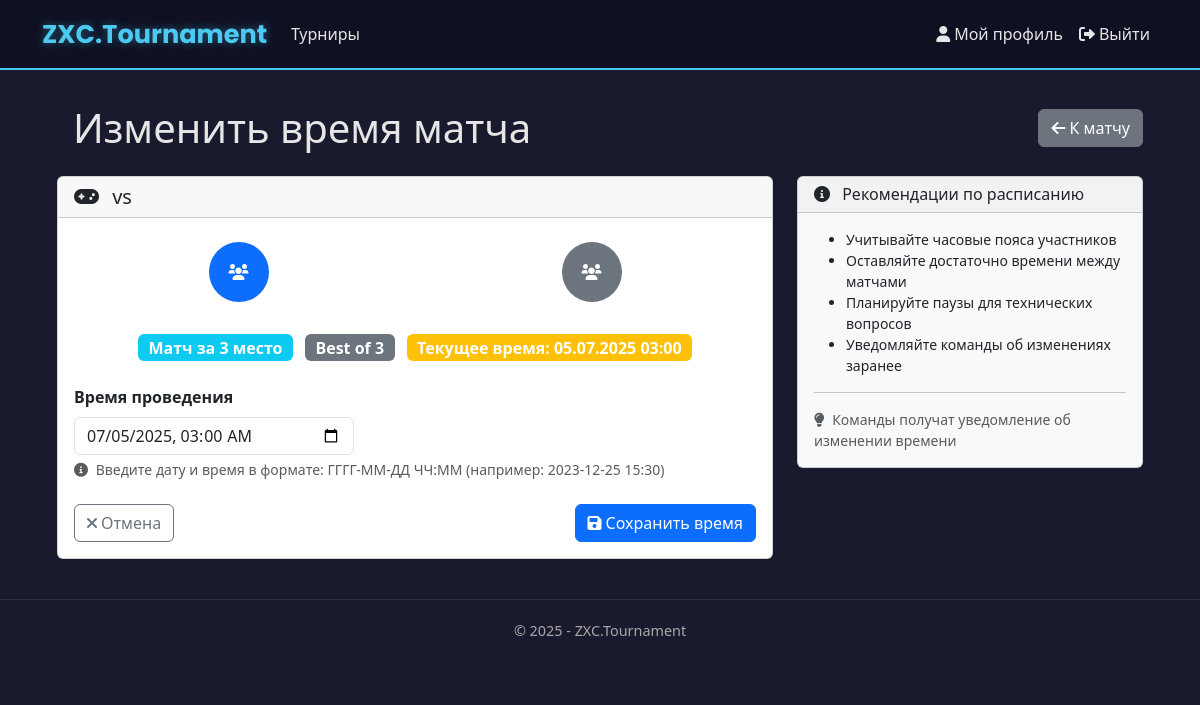
Before: /tournaments/2/matches/3/schedule/ (signed in) with the older database file.
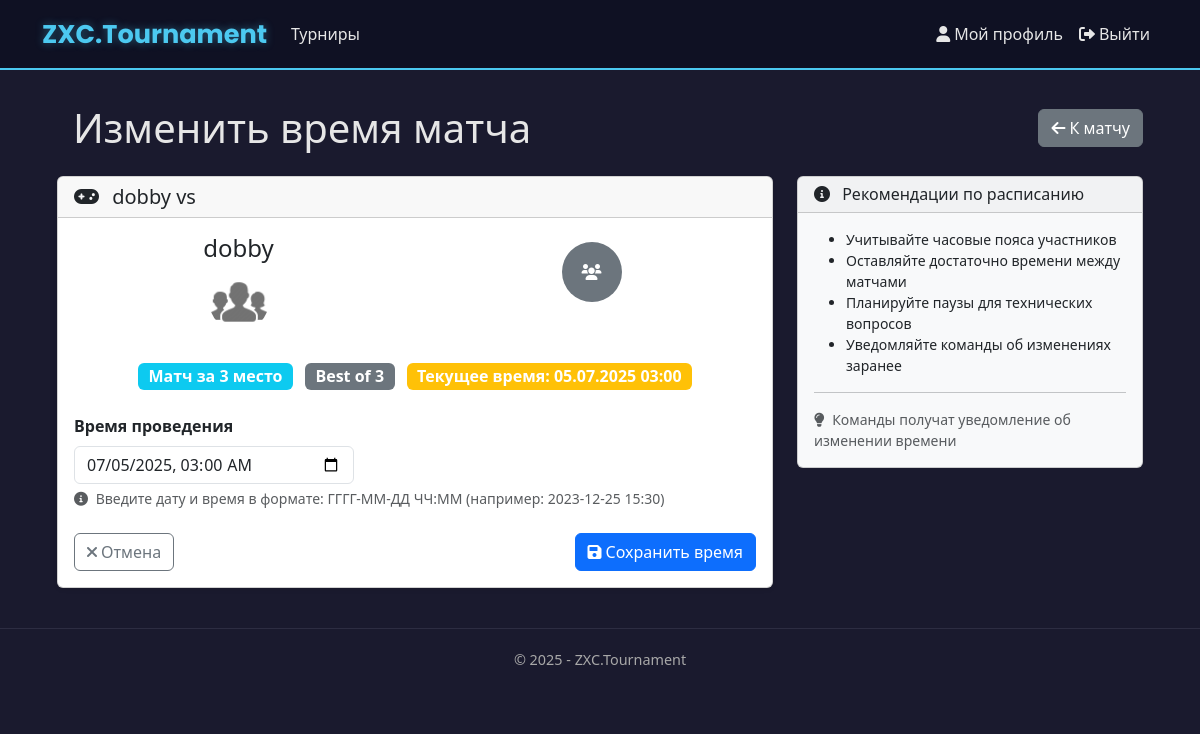
After: the same page with the newer database file.
### app/models.py (models this page shows, shortened)
class BracketMatch(models.Model):
    stage = models.ForeignKey(BracketStage, on_delete=models.CASCADE, related_name='matches')
    team1 = models.ForeignKey(Team, on_delete=models.CASCADE, related_name='team1_matches', null=True, blank=True)
    team2 = models.ForeignKey(Team, on_delete=models.CASCADE, related_name='team2_matches', null=True, blank=True)
    winner = models.ForeignKey(Team, on_delete=models.SET_NULL, null=True, blank=True, related_name='won_matches')
    team1_score = models.PositiveIntegerField(default=0)
    team2_score = models.PositiveIntegerField(default=0)
    order = models.PositiveIntegerField()
    scheduled_time = models.DateTimeField(null=True, blank=True)
    is_completed = models.BooleanField(default=False)
    is_bye = models.BooleanField(default=False)
    class Meta:
        ordering = ['order']
        verbose_name = 'Матч турнирной сетки'
        verbose_name_plural = 'Матчи турнирной сетки'

class BracketStage(models.Model):
    STAGE_TYPE_CHOICES = [
        ('upper', 'Верхняя сетка'),
        ('lower', 'Нижняя сетка'),
        ('final', 'Финал'),
        ('third_place', 'Матч за 3 место'),
        ('normal', 'Обычный этап'),
    ]
    bracket = models.ForeignKey(TournamentBracket, on_delete=models.CASCADE, related_name='stages')
    name = models.CharField(max_length=100)
    format = models.CharField(max_length=3, choices=TournamentBracket.FORMAT_CHOICES, default='BO3')
    stage_type = models.CharField(max_length=20, choices=STAGE_TYPE_CHOICES, default='normal')
    order = models.PositiveIntegerField()
    scheduled_time = models.DateTimeField(null=True, blank=True, verbose_name="Запланированное время")
    is_completed = models.BooleanField(default=False)
    class Meta:
        ordering = ['order']
        verbose_name = 'Этап турнира'
        verbose_name_plural = 'Этапы турнира'

class Team(models.Model):
    name = models.CharField(
        max_length=20,
        unique=True,
        verbose_name="Название команды",
        error_messages={
            'unique': "Команда с таким названием уже существует"
        }
    )
    avatar = models.ImageField(
        upload_to='team_avatars/',
        default='team_avatars/default_team.jpg',
        blank=True,
        null=True,
        verbose_name="Аватар команды"
    )
    captain = models.ForeignKey(
        User,
        on_delete=models.CASCADE,
        related_name='captained_teams',
        verbose_name="Капитан"
    )
    members = models.ManyToManyField(
        User,
        related_name='teams',
        blank=True,
        verbose_name="Участники"
    )
    created_at = models.DateTimeField(
        auto_now_add=True,
        verbose_name="Дата создания"
    )
    invite_code = models.CharField(
        max_length=32,
        unique=True,
        verbose_name="Код приглашения"
    )
    class Meta:
        verbose_name = 'Команда'
        verbose_name_plural = 'Команды'
        ordering = ['-created_at']

### app/views.py (the view)
# urls.py: path('tournaments/<int:tournament_id>/matches/<int:match_id>/schedule/', views.edit_match_schedule, name='edit_match_schedule'),
@login_required
def edit_match_schedule(request, tournament_id, match_id):
    tournament = get_object_or_404(Tournament, id=tournament_id)
    if not tournament.is_creator(request.user):
        messages.error(request, 'Только создатель турнира может изменять расписание')
        return redirect('tournament_detail', tournament_id=tournament.id)
    match = None
    match_type = None
    try:
        match = BracketMatch.objects.get(id=match_id, stage__bracket__tournament=tournament)
        match_type = 'bracket'
    except BracketMatch.DoesNotExist:
        try:
            match = RoundRobinMatch.objects.get(id=match_id, table__tournament=tournament)
            match_type = 'round_robin'
        except RoundRobinMatch.DoesNotExist:
            messages.error(request, 'Матч не найден')
            return redirect('tournament_detail', tournament_id=tournament.id)
    if match.is_completed:
        messages.error(request, 'Нельзя изменить время уже сыгранного матча')
        return redirect('match_detail', tournament_id=tournament.id, match_id=match.id)
    if request.method == 'POST':
        form = MatchScheduleForm(request.POST)
        if form.is_valid():
            match.scheduled_time = form.cleaned_data['scheduled_time']
            match.save()
            messages.success(request, 'Время матча успешно обновлено')
            return redirect('match_detail', tournament_id=tournament.id, match_id=match.id)
    else:
        form = MatchScheduleForm(initial={'scheduled_time': match.scheduled_time})
    return render(request, 'app/tournaments/matches/edit_match_schedule.html', {
        'form': form,
        'tournament': tournament,
        'match': match,
        'match_type': match_type,
        'year': datetime.now().year,
    })

### app/forms.py (shortened to what this page needs)
class MatchScheduleForm(forms.Form):
    scheduled_time = forms.DateTimeField(
        label='Время проведения',
        widget=forms.DateTimeInput(attrs={
            'type': 'datetime-local',
            'class': 'form-control'
        }),
        required=True
    )

### app/models.py (called while the page is built)
    def is_creator(self, user):
        return self.creator == user

### app/templates/app/tournaments/matches/edit_match_schedule.html (shortened to what the changed rows need)
{% extends "app/layout.html" %}
{% block content %}
<div class="container mt-4">
    <div class="d-flex justify-content-between align-items-center mb-4">
        <div class="d-flex align-items-center">
            <h1 class="mb-0">Изменить время матча</h1>
        </div>
    </div>
    <div class="row justify-content-center">
        <div class="col-md-8">
            <div class="card shadow-sm">
                <div class="card-header">
                    <h5 class="mb-0">
                        <i class="fas fa-gamepad me-2"></i>
                        {{ match.team1.name }} vs {{ match.team2.name }}
                    </h5>
                </div>
                <div class="card-body">
                    <div class="row mb-4">
                        <div class="col-md-6">
                            <div class="text-center">
                                <h4>{{ match.team1.name }}</h4>
                                {% if match.team1.avatar %}
                                <img src="{{ match.team1.avatar.url }}"
                                     alt="{{ match.team1.name }}"
                                     class="rounded-circle mb-2"
                                     width="60" height="60">
                                {% else %}
                                <div class="bg-primary rounded-circle mx-auto mb-2 d-flex align-items-center justify-content-center"
                                     style="width: 60px; height: 60px;">
                                    <i class="fas fa-users text-white"></i>
                                </div>
                                {% endif %}
                            </div>
                        </div>
                    </div>
                    <div class="text-center mb-4">
                        {% if match_type == 'bracket' %}
                        <span class="badge bg-info fs-6">{{ match.stage.name }}</span>
                        <span class="badge bg-secondary fs-6 ms-2">{{ match.stage.get_format_display }}</span>
                        {% else %}
                        <span class="badge bg-success fs-6">Round Robin</span>
                        {% endif %}
                        {% if match.scheduled_time %}
                        <span class="badge bg-warning fs-6 ms-2">
                            Текущее время: {{ match.scheduled_time|date:"d.m.Y H:i" }}
                        </span>
                        {% endif %}
                    </div>
                </div>
            </div>
        </div>
    </div>
</div>
{% endblock %}

Changed rows visible on the page:
changed BracketMatch "Матч за 3 место": team1.name (not shown) → "dobby"; team1.avatar: picture added; team1_id empty → 3 (drawn)
